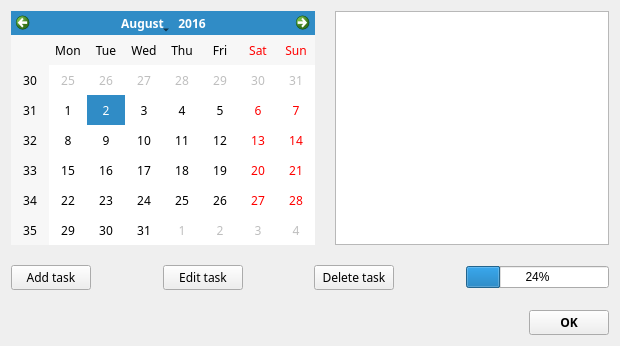
<?xml version="1.0" encoding="UTF-8"?>
<ui version="4.0">
 <class>DailyTasks</class>
 <widget class="QWidget" name="DailyTasks">
  <property name="geometry">
   <rect>
    <x>0</x>
    <y>0</y>
    <width>620</width>
    <height>346</height>
   </rect>
  </property>
  <property name="minimumSize">
   <size>
    <width>620</width>
    <height>346</height>
   </size>
  </property>
  <property name="maximumSize">
   <size>
    <width>620</width>
    <height>346</height>
   </size>
  </property>
  <property name="windowTitle">
   <string>Daily Tasks</string>
  </property>
  <layout class="QVBoxLayout" name="verticalLayout" stretch="1,0,0">
   <property name="spacing">
    <number>20</number>
   </property>
   <item>
    <layout class="QHBoxLayout" name="horizontalLayout" stretch="0,1">
     <property name="spacing">
      <number>20</number>
     </property>
     <item>
      <widget class="QCalendarWidget" name="calendarWidget">
       <property name="font">
        <font>
         <family>Segoe Print</family>
        </font>
       </property>
       <property name="selectedDate">
        <date>
         <year>2016</year>
         <month>8</month>
         <day>2</day>
        </date>
       </property>
      </widget>
     </item>
     <item>
      <widget class="QTableView" name="tableView"/>
     </item>
    </layout>
   </item>
   <item>
    <layout class="QHBoxLayout" name="horizontalLayout_2" stretch="1,2,1,2,1,2,4">
     <property name="spacing">
      <number>0</number>
     </property>
     <item>
      <widget class="QPushButton" name="m_pbtnAdd">
       <property name="font">
        <font>
         <family>Segoe Print</family>
        </font>
       </property>
       <property name="text">
        <string>Add task</string>
       </property>
      </widget>
     </item>
     <item>
      <spacer name="horizontalSpacer_2">
       <property name="orientation">
        <enum>Qt::Horizontal</enum>
       </property>
       <property name="sizeHint" stdset="0">
        <size>
         <width>40</width>
         <height>20</height>
        </size>
       </property>
      </spacer>
     </item>
     <item>
      <widget class="QPushButton" name="m_pbtnEdit">
       <property name="font">
        <font>
         <family>Segoe Print</family>
        </font>
       </property>
       <property name="text">
        <string>Edit task</string>
       </property>
      </widget>
     </item>
     <item>
      <spacer name="horizontalSpacer">
       <property name="orientation">
        <enum>Qt::Horizontal</enum>
       </property>
       <property name="sizeHint" stdset="0">
        <size>
         <width>40</width>
         <height>20</height>
        </size>
       </property>
      </spacer>
     </item>
     <item>
      <widget class="QPushButton" name="m_pbtnDel">
       <property name="font">
        <font>
         <family>Segoe Print</family>
        </font>
       </property>
       <property name="text">
        <string>Delete task</string>
       </property>
      </widget>
     </item>
     <item>
      <spacer name="horizontalSpacer_3">
       <property name="orientation">
        <enum>Qt::Horizontal</enum>
       </property>
       <property name="sizeHint" stdset="0">
        <size>
         <width>40</width>
         <height>20</height>
        </size>
       </property>
      </spacer>
     </item>
     <item>
      <widget class="QProgressBar" name="progressBarTask">
       <property name="value">
        <number>24</number>
       </property>
      </widget>
     </item>
    </layout>
   </item>
   <item>
    <layout class="QHBoxLayout" name="horizontalLayout_3">
     <item>
      <spacer name="horizontalSpacer_5">
       <property name="orientation">
        <enum>Qt::Horizontal</enum>
       </property>
       <property name="sizeHint" stdset="0">
        <size>
         <width>40</width>
         <height>20</height>
        </size>
       </property>
      </spacer>
     </item>
     <item>
      <widget class="QPushButton" name="m_pbtnOK">
       <property name="font">
        <font>
         <family>Segoe Print</family>
         <weight>75</weight>
         <bold>true</bold>
        </font>
       </property>
       <property name="text">
        <string>OK</string>
       </property>
      </widget>
     </item>
    </layout>
   </item>
  </layout>
 </widget>
 <tabstops>
  <tabstop>calendarWidget</tabstop>
  <tabstop>tableView</tabstop>
 </tabstops>
 <resources/>
 <connections>
  <connection>
   <sender>m_pbtnOK</sender>
   <signal>clicked()</signal>
   <receiver>DailyTasks</receiver>
   <slot>close()</slot>
   <hints>
    <hint type="sourcelabel">
     <x>583</x>
     <y>241</y>
    </hint>
    <hint type="destinationlabel">
     <x>462</x>
     <y>216</y>
    </hint>
   </hints>
  </connection>
 </connections>
</ui>
